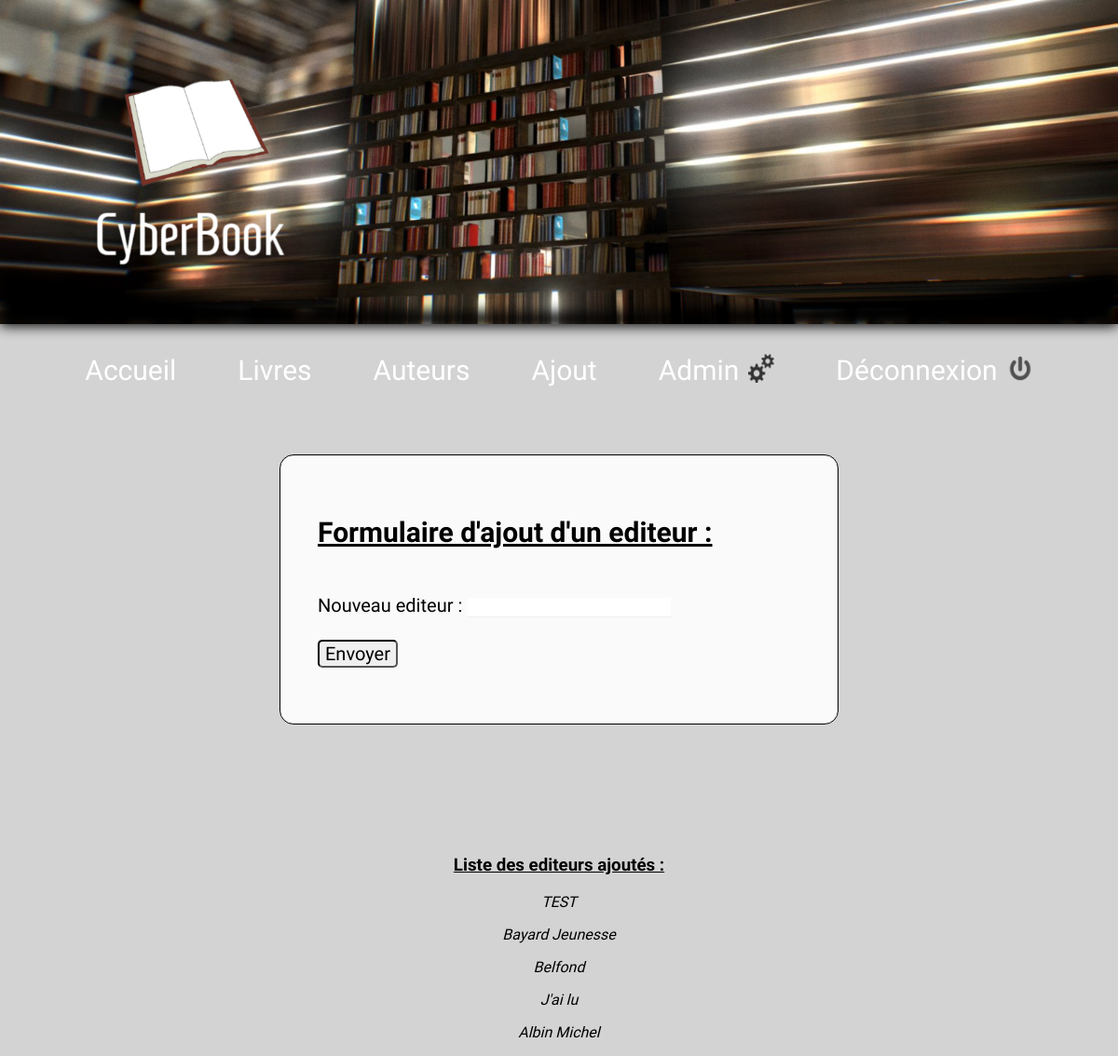
Screenshot of /Ajout_Edi.php (signed in) with the database file from the repository.
### tables this page shows
CREATE TABLE IF NOT EXISTS `editeur` (
  `id` int(11) NOT NULL AUTO_INCREMENT,
  `editeur` varchar(150) NOT NULL,
  PRIMARY KEY (`id`)
);

### src/Ajout_Edi.php (the view, shortened to what this page needs)
<!DOCTYPE html>
<html>
    <head>
    	<link rel="stylesheet" type="text/css" href="css/style_ajout.css">
    </head>
    <body>
    	<?php include "header.php" ?>
    <form class="formulaire" action="Ajout_Edit_Post.php" onsubmit="return verifEdit()" method="post">
        <p> <h2 style="text-decoration: underline;">Formulaire d'ajout d'un editeur : </h2><br>
        <label for="editeur">Nouveau editeur</label> : <input  class="input" type="text" name="editeur" id="edit" value=""/><br /><br />
        <input style="text-align: center;" class="button" onclick="return verif();" type="submit" value="Envoyer" /><br />
        </p>
        </form>
        <?php
        include "bdd.php";
        ?>
<section style="text-align: center;">
<h3 style="text-decoration: underline;">Liste des editeurs ajoutés :</h3>
<?php
$reponse = $bdd->query('SELECT * FROM editeur ORDER BY id DESC LIMIT 0, 5');
while ($donnees = $reponse->fetch())
{
	echo '<p><em>' . htmlspecialchars($donnees['editeur']) . '</em></p>';
}
?>
</section>
    </body>
</html>

### src/css/style_ajout.css (style rules this page uses)
.formulaire { border: 1px solid black; border-style: 10px outset; border-radius: 15px; background-color: #fafafa; margin-left: 15em; margin-right: 15em; margin-top: 4.5em; margin-bottom: 7em; padding: 2em; }
.input { border: none; border-bottom: 1px groove; font-size: 15px;; }
form { font-size: 20px; }
.button { font-size: 20px; border-radius: 5px; border-style: inset; }

### src/header.php (style rules this page uses)
body, html { margin: 0 ; padding: 0 ; background-color: #D4D3D3 ; }
* { font-family: 'Homenaje', sans-serif; }

### rows the page displays
editeur: editeur "TEST"
editeur: editeur "Bayard Jeunesse"
editeur: editeur "Belfond"
editeur: editeur "J'ai lu"
editeur: editeur "Albin Michel"
